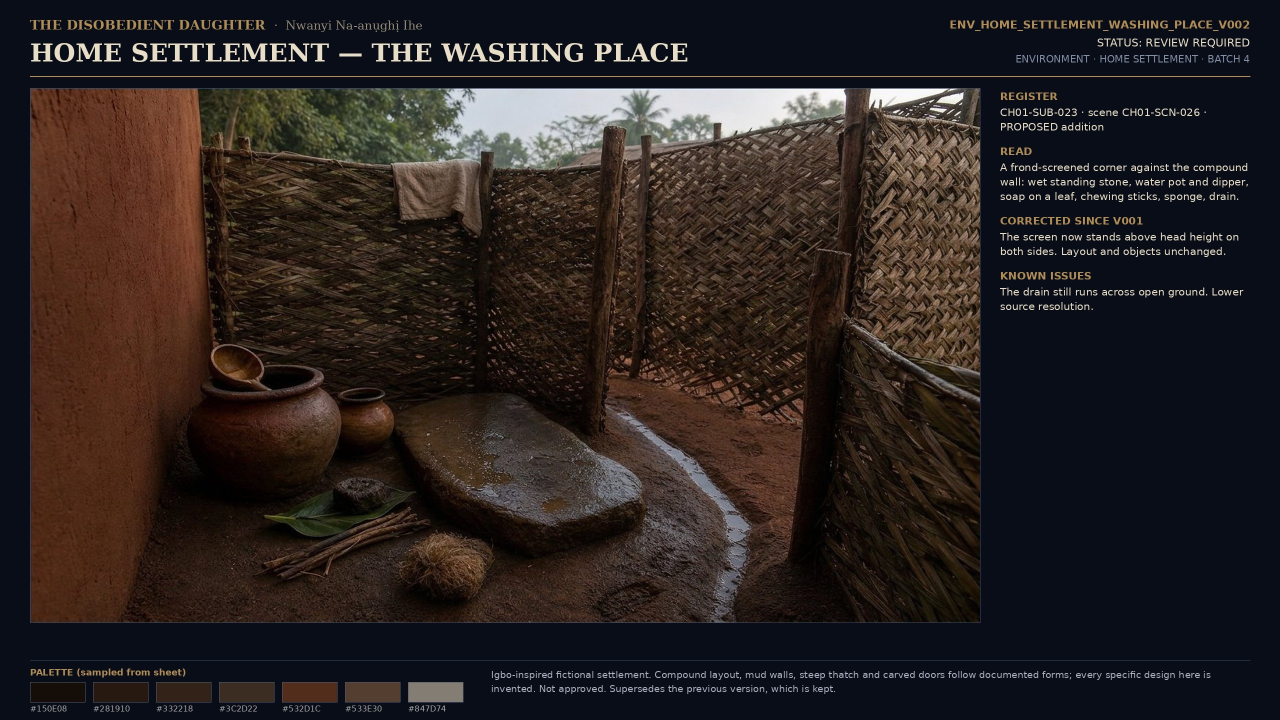
#> input picture STAGING_B1_2026-11-17/masters/ENV_HOME_SETTLEMENT_WASHING_PLACE_V002.jpg, 2560 x 1440 px, found by its file name (shown at 1/2 size)
$ python compose_wash5.py
#> lines starting #> are read from the running program, lines starting #| are printed output that depends on the picture
from PIL import Image, ImageDraw, ImageFont
BG=(9,13,24); TAN=(164,139,93); BODY=(204,202,195); GREY=(153,157,169)
F=lambda s: ImageFont.truetype('/usr/share/fonts/truetype/dejavu/DejaVuSans.ttf', s)
FB=lambda s: ImageFont.truetype('/usr/share/fonts/truetype/dejavu/DejaVuSans-Bold.ttf', s)

M=Image.open('masters/ENV_HOME_SETTLEMENT_WASHING_PLACE_V002.jpg').convert('RGB')
#> M is the input picture: PIL image 2560x1440 RGB; mean R, G, B 42.7, 35.1, 33.6
P=Image.open('work3/WASH_V004_panel.png').convert('RGB')   # V004 artwork, unchanged
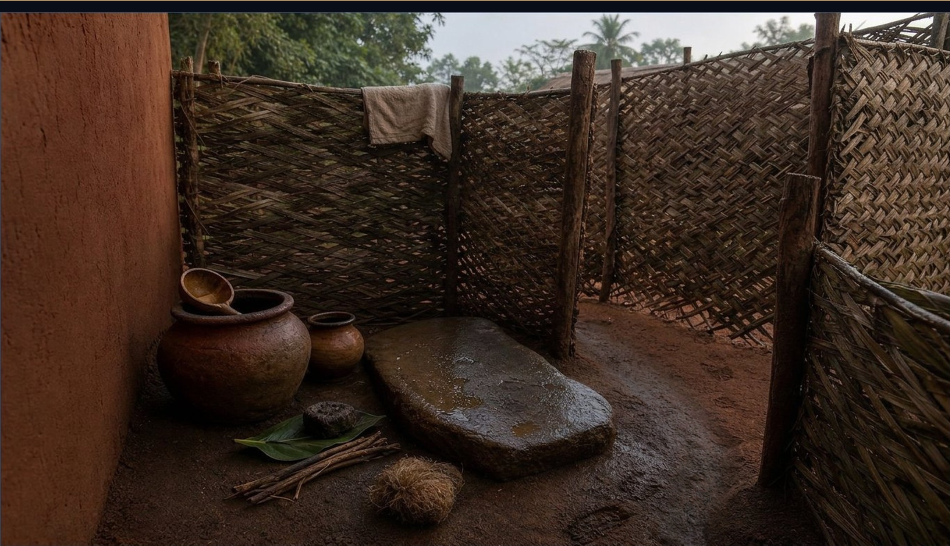
#> input picture STAGING_B1_2026-11-17/work3/WASH_V004_panel.png, 1900 x 1092 px, found by its file name (shown at 1/2 size)
#> P is the input picture: PIL image 1900x1092 RGB; mean R, G, B 61.7, 45.8, 36
out=M.copy(); out.paste(P,(60,152)); d=ImageDraw.Draw(out)

def raw(x,y,t,f,fill):
    d.text((x,y),t,font=f,fill=fill)
def right(xr,y,t,f,fill):
#> called with xr = 2497, y = 55, t = 'ENV_HOME_SETTLEMENT_WASHING_PLACE_V005', fill = (164, 139, 93)
    w=d.textlength(t,font=f); assert xr-w>1880,(t,round(xr-w)); d.text((xr,y),t,font=f,fill=fill,anchor='rs')
#> after `w = d.textlength(t, font=f)`: w = 518.9
def check(t,f,x=2001,lim=2545):
    w=d.textlength(t,font=f); assert x+w<lim,(round(x+w),t)

# header asset name -> V005
d.rectangle([1830,32,2546,62], fill=BG)
right(2497,55,'ENV_HOME_SETTLEMENT_WASHING_PLACE_V005',FB(19),TAN)

# --- patches first, then all text (no overlap by draw order)
for rect in [(1986,286,2560,446),(1986,446,2560,556),(1986,556,2560,700)]:
    d.rectangle(rect, fill=BG)

check('READ',FB(19)); raw(2001,312,'READ',FB(19),TAN)
#> in check, `w = d.textlength(t, font=f)`: w = 58.08
read=["A woven-screen corner against the compound","wall: wet standing stone on flush earth, water","pot and dipper, soap on a leaf, chewing sticks,","sponge."]
y=348
for t in read:
    check(t,F(19)); raw(2001,y,t,F(19),BODY); y+=24
#> this loop made 4 passes
#> w in check on passes 1 to 4: 438.2, 436.9, 443.3, 75.44

check('CORRECTED SINCE V002',FB(19)); raw(2001,462,'CORRECTED SINCE V002',FB(19),TAN)
corr=["The bright open-ground runoff channel that crossed","the yard is gone. The earth now grades gently, flush","and unbroken: no ditch, no trench, no rut, no water."]
y=494
for t in corr:
    check(t,F(19)); raw(2001,y,t,F(19),BODY); y+=25
#> this loop made 3 passes
#> w in check on passes 1 to 3: 493.3, 498.9, 492.8

check('KNOWN ISSUES',FB(19)); raw(2001,586,'KNOWN ISSUES',FB(19),TAN)
ks=["Outlet off-frame: the only boundary in shot is the","woven screen, so no wall-base pass-through is drawn","and no recess invented. V005 is chrome only \u2014 the","panel is V004 pixels, unchanged."]
y=616
for t in ks:
    check(t,F(19)); raw(2001,y,t,F(19),BODY); y+=25
#> this loop made 4 passes
#> w in check on passes 1 to 4: 468.2, 508.2, 491, 314.5

# footer: whole band repainted (no orphaned V002 tail), no external citation
d.rectangle([940,1326,2556,1440], fill=BG)
ftxt=("Igbo-inspired fictional settlement. Compound layout, mud walls, woven cane screens, steep thatch and carved doors follow documented forms; "
      "every specific design here is invented. The runoff outlet sits off-frame by design and nothing is added to show it. Not approved. "
      "Supersedes V004; V002 and V004 are kept.")
fF=F(13); lines=[]; cur=""
for word in ftxt.split(" "):
    t=(cur+" "+word).strip()
    if d.textlength(t,font=fF) <= 945: cur=t
    else: lines.append(cur); cur=word
#> after the loop, lines = 2 items
lines.append(cur)
assert len(lines)<=4, len(lines)
y=1358
for t in lines:
    assert 984+d.textlength(t,font=fF) < 1945, (round(984+d.textlength(t,font=fF)), t)
    raw(984,y,t,fF,GREY); y+=24
#> this loop made 3 passes
#> y on passes 1 to 2: 1382, 1406
#> (t, y) on pass 3: ('V004; V002 and V004 are kept.', 1430)
#> after the loop, y = 1430
print('footer lines', len(lines))
#| footer lines 3
out.save('final/CAND_VR-010_WASHING_PLACE_V005_2560x1440.png')
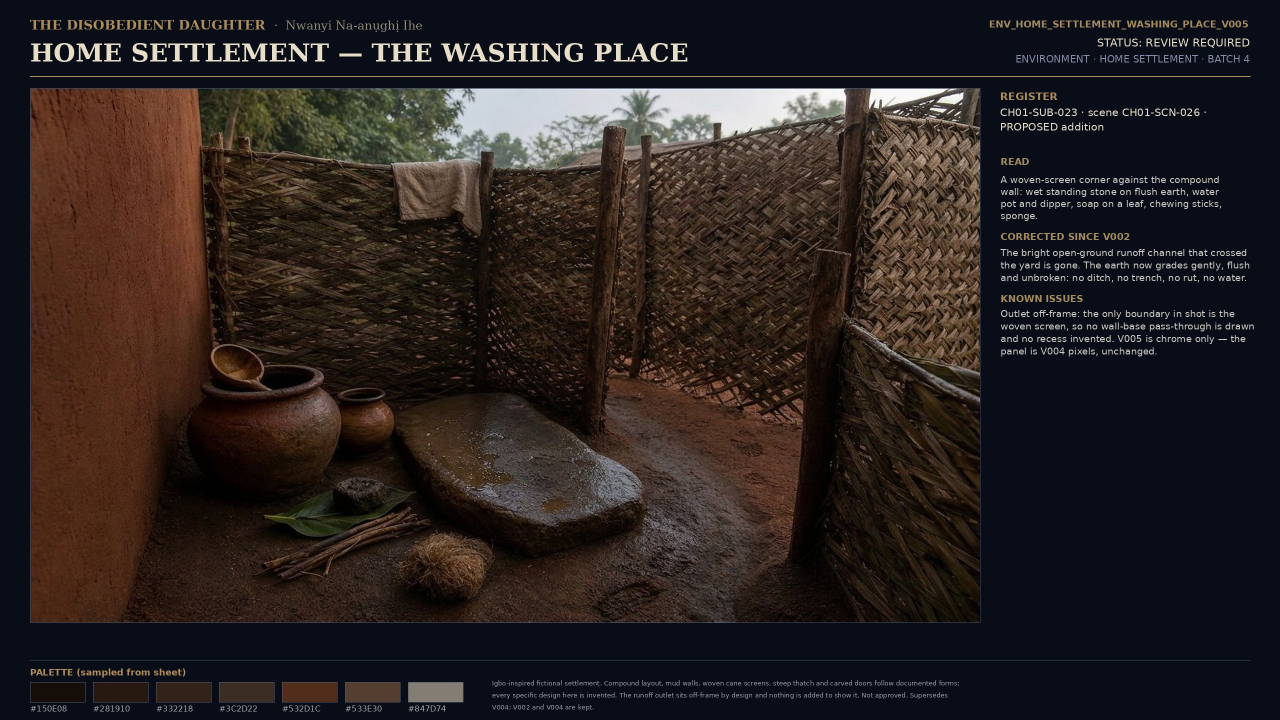
#> saved as CAND_VR-010_WASHING_PLACE_V005_2560x1440.png: PIL image 2560x1440 RGB (shown at 1/2 size); mean R, G, B 42.5, 34.9, 33.5
print('saved', out.size)
#| saved (2560, 1440)
